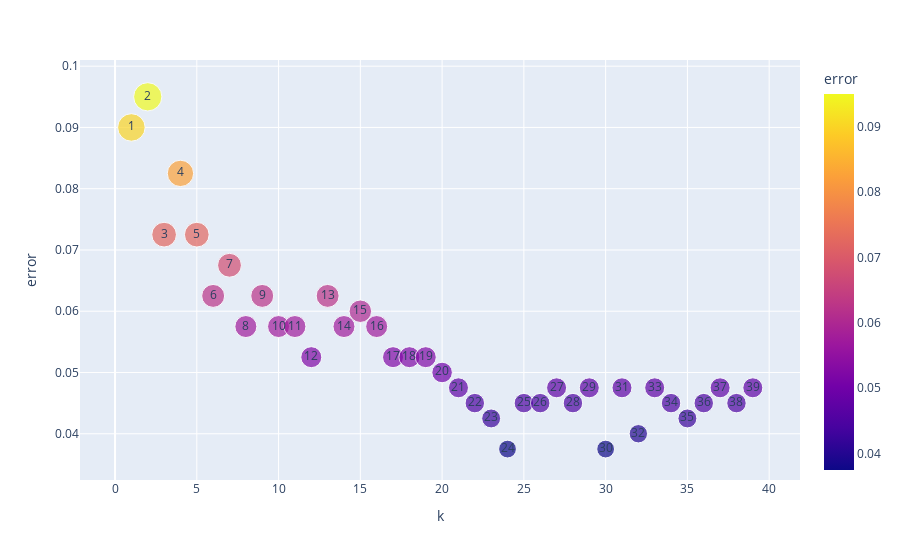

Here is the notebook cell this chart was saved with:
### Code cell
pt.scatter(find_k,x='k',y='error',color='error',size='error',text='k')

### Figure 1 — Plotly figure (JSON) as saved in the notebook; plotly's stock layout.template omitted (floating-point values rounded to 4 significant figures)
{"data": [{"hovertemplate": "k=%{text}<br>error=%{marker.color}<extra></extra>", "legendgroup": "", "marker": {"color": [0.09, 0.095, 0.0725, 0.0825, 0.0725, 0.0625, 0.0675, 0.0575, 0.0625, 0.0575, 0.0575, 0.0525, 0.0625, 0.0575, 0.06, 0.0575, 0.0525, 0.0525, 0.0525, 0.05, 0.0475, 0.045, 0.0425, 0.0375, 0.045, 0.045, 0.0475, 0.045, 0.0475, 0.0375, 0.0475, 0.04, 0.0475, 0.045, 0.0425, 0.045, 0.0475, 0.045, 0.0475], "coloraxis": "coloraxis", "size": [0.09, 0.095, 0.0725, 0.0825, 0.0725, 0.0625, 0.0675, 0.0575, 0.0625, 0.0575, 0.0575, 0.0525, 0.0625, 0.0575, 0.06, 0.0575, 0.0525, 0.0525, 0.0525, 0.05, 0.0475, 0.045, 0.0425, 0.0375, 0.045, 0.045, 0.0475, 0.045, 0.0475, 0.0375, 0.0475, 0.04, 0.0475, 0.045, 0.0425, 0.045, 0.0475, 0.045, 0.0475], "sizemode": "area", "sizeref": 0.0002375, "symbol": "circle"}, "mode": "markers+text", "name": "", "orientation": "v", "showlegend": false, "text": [1, 2, 3, 4, 5, 6, 7, 8, 9, 10, 11, 12, 13, 14, 15, 16, 17, 18, 19, 20, 21, 22, 23, 24, 25, 26, 27, 28, 29, 30, 31, 32, 33, 34, 35, 36, 37, 38, 39], "type": "scatter", "x": [1, 2, 3, 4, 5, 6, 7, 8, 9, 10, 11, 12, 13, 14, 15, 16, 17, 18, 19, 20, 21, 22, 23, 24, 25, 26, 27, 28, 29, 30, 31, 32, 33, 34, 35, 36, 37, 38, 39], "xaxis": "x", "y": [0.09, 0.095, 0.0725, 0.0825, 0.0725, 0.0625, 0.0675, 0.0575, 0.0625, 0.0575, 0.0575, 0.0525, 0.0625, 0.0575, 0.06, 0.0575, 0.0525, 0.0525, 0.0525, 0.05, 0.0475, 0.045, 0.0425, 0.0375, 0.045, 0.045, 0.0475, 0.045, 0.0475, 0.0375, 0.0475, 0.04, 0.0475, 0.045, 0.0425, 0.045, 0.0475, 0.045, 0.0475], "yaxis": "y"}], "layout": {"coloraxis": {"colorbar": {"title": {"text": "error"}}, "colorscale": [[0, "#0d0887"], [0.1111, "#46039f"], [0.2222, "#7201a8"], [0.3333, "#9c179e"], [0.4444, "#bd3786"], [0.5556, "#d8576b"], [0.6667, "#ed7953"], [0.7778, "#fb9f3a"], [0.8889, "#fdca26"], [1, "#f0f921"]]}, "legend": {"itemsizing": "constant", "tracegroupgap": 0}, "margin": {"t": 60}, "xaxis": {"anchor": "y", "domain": [0, 1], "title": {"text": "k"}}, "yaxis": {"anchor": "x", "domain": [0, 1], "title": {"text": "error"}}}}
